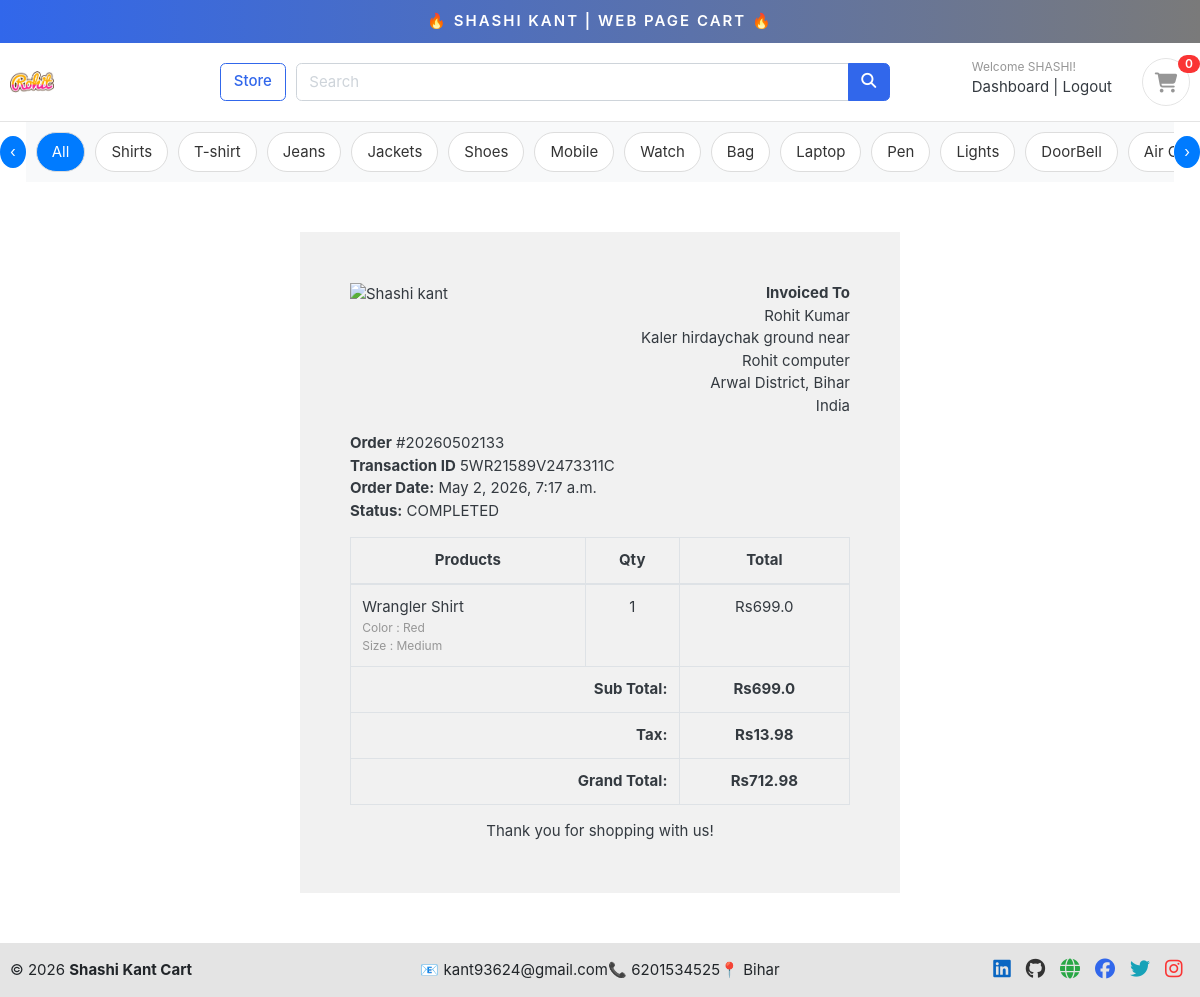
The app's page /accounts/order_detail/20260502133/ (signed in) with its own data.
### accounts/models.py (models this page shows, shortened)
class Account(AbstractBaseUser):
    first_name = models.CharField(max_length=50)
    last_name = models.CharField(max_length=50)
    username = models.CharField(max_length=50, unique=True)
    email = models.EmailField(max_length=50, unique=True)
    phone_number = models.CharField(max_length=50)
    date_joined = models.DateTimeField(auto_now_add=True)
    last_login = models.DateTimeField(auto_now=True)   # ✅ better
    is_admin = models.BooleanField(default=False)
    is_active = models.BooleanField(default=True)      # ✅ duplicate remove + True
    is_staff = models.BooleanField(default=False)      # ✅ missing field add
    is_superadmin = models.BooleanField(default=False)
    USERNAME_FIELD = "email"
    REQUIRED_FIELDS = ["username", "first_name", "last_name"]   # ✅ spaces fixed
    objects = MyAccounManager()

### category/models.py (models this page shows, shortened)
class Category(models.Model):
    category_name = models.CharField(max_length=100,unique=True)
    slug = models.SlugField(max_length=100, unique=True)
    description = models.TextField(max_length=255,blank=True)
    cat_image = models.ImageField(upload_to='photos/categories', blank=True)
    class Meta:
        verbose_name = 'category'
        verbose_name_plural = 'categories'
    def get_url(self):
            return reverse("products_by_category",args=[self.slug])

### orders/models.py (models this page shows, shortened)
class Order(models.Model):
    STATUS = (
        ('New', 'New'),
        ('Accepted', 'Accepted'),
        ('Completed', 'Completed'),
        ('Cancelled', 'Cancelled'),
    )
    user = models.ForeignKey(Account, on_delete=models.SET_NULL, null=True)
    payment = models.ForeignKey(Payment, on_delete=models.SET_NULL, blank=True, null=True)
    order_number = models.CharField(max_length=20)
    first_name = models.CharField(max_length=50)
    last_name = models.CharField(max_length=50)
    phone = models.CharField(max_length=15)
    email = models.EmailField(max_length=50)
    address_line_1 = models.CharField(max_length=50)
    address_line_2 = models.CharField(max_length=50, blank=True)
    country = models.CharField(max_length=50)
    state = models.CharField(max_length=50)
    city = models.CharField(max_length=50)
    order_note = models.CharField(max_length=100, blank=True)
    order_total = models.FloatField()
    tax = models.FloatField()
    status = models.CharField(max_length=10, choices=STATUS, default='New')
    ip = models.CharField(blank=True, max_length=20)
    is_ordered = models.BooleanField(default=False)
    created_at = models.DateTimeField(auto_now_add=True)
    updated_at = models.DateTimeField(auto_now=True)
    def full_name(self):
        return f'{self.first_name} {self.last_name}'
    def full_address(self):
        return f'{self.address_line_1} {self.address_line_2}'

class Payment(models.Model):
    user = models.ForeignKey(Account, on_delete=models.CASCADE)
    payment_id = models.CharField(max_length=100)
    payment_method = models.CharField(max_length=100)
    amount_paid = models.CharField(max_length=100) # this is the total amount paid
    status = models.CharField(max_length=100)
    created_at = models.DateTimeField(auto_now_add=True)

class OrderProduct(models.Model):
    order = models.ForeignKey(Order, on_delete=models.CASCADE)
    payment = models.ForeignKey(Payment, on_delete=models.SET_NULL, blank=True, null=True)
    user = models.ForeignKey(Account, on_delete=models.CASCADE)
    product = models.ForeignKey(Product, on_delete=models.CASCADE)
    variations = models.ManyToManyField(Variation, blank=True)
    quantity = models.IntegerField()
    product_price = models.FloatField()
    ordered = models.BooleanField(default=False)
    created_at = models.DateTimeField(auto_now_add=True)
    updated_at = models.DateTimeField(auto_now=True)

### store/models.py (models this page shows, shortened)
class Product(models.Model):
    product_name = models.CharField(max_length=200, unique=True)
    slug = models.SlugField(max_length=200, unique=True)
    description = models.TextField(max_length=500, blank=True)
    price = models.IntegerField()
    images = models.ImageField(upload_to='photos/products')
    stock = models.IntegerField()
    is_available = models.BooleanField(default=True)
    category = models.ForeignKey(Category, on_delete=models.CASCADE)
    created_date = models.DateTimeField(auto_now_add=True)
    modified_date = models.DateTimeField(auto_now=True)

class Variation(models.Model):
    product = models.ForeignKey(Product, on_delete=models.CASCADE)
    variation_category = models.CharField(max_length=100, choices=variation_category_choice)
    variation_value     = models.CharField(max_length=100)
    is_active           = models.BooleanField(default=True)
    created_date        = models.DateTimeField(auto_now=True)
    objects = VariationManager()

### accounts/views.py (the view)
# urls.py: path('order_detail/<int:order_id>/', views.order_detail, name='order_detail'),
@login_required(login_url='login')
def order_detail(request, order_id):
    order_detail = OrderProduct.objects.filter(order__order_number=order_id)
    order = Order.objects.get(order_number=order_id)
    subtotal = 0
    for i in order_detail:
        subtotal += i.product_price * i.quantity
    context = {
        'order_detail': order_detail,
        'order': order,
        'subtotal': subtotal,
    }
    return render(request, 'accounts/order_detail.html', context)

### carts/context_processors.py (called while the page is built)
def counter(request):
    cart_count = 0
    if 'admin' in request.path:
        return {}
    else:
        try:
            cart = Cart.objects.filter(cart_id=_cart_id(request))
            if request.user.is_authenticated:
                cart_items = CartItem.objects.all().filter(user=request.user)
            else:
                cart_items = CartItem.objects.all().filter(cart=cart[:1])
            for cart_item in cart_items:
                cart_count += cart_item.quantity
        except Cart.DoesNotExist:
            cart_count = 0
    return dict(cart_count=cart_count)

### carts/views.py (called while the page is built)
def _cart_id(request):
    if not request.session.session_key:
        request.session.create()
    return request.session.session_key

### category/context_processors.py (called while the page is built)
def menu_links(request):
    links = Category.objects.all()
    return dict(links=links)

### templates/accounts/order_detail.html
{% extends 'base.html' %}
{% load static %}
{% block content %}
<div class="container" style="margin: 0 auto;width: 50%;padding: 50px;background: #f1f1f1;margin-top: 50px;margin-bottom: 50px;">
    <div class="row invoice row-printable">
        <div class="col-md-12">
            <div class="panel panel-default plain" id="dash_0">
                <div class="panel-body p30">
                    <div class="row">
                        <div class="col-lg-6">
                            <div class="invoice-logo"><img src="#" alt="Shashi kant" style="max-height: 40px;"></div>
                        </div>
                        <div class="col-lg-6">
                            <div class="invoice-from">
                                <ul class="list-unstyled text-right">
                                    <li><strong>Invoiced To</strong></li>
                                    <li>{{order.full_name}}</li>
                                    <li>{{order.full_address}}</li>
                                    <li>{{order.city}}, {{order.state}}</li>
                                    <li>{{order.country}}</li>
                                </ul>
                            </div>
                        </div>
                        <div class="col-lg-12">
                            <div class="invoice-details mt25">
                                <div class="well">
                                    <ul class="list-unstyled mb0">
                                        <li><strong>Order</strong> #{{order.order_number}}</li>
                                        <li><strong>Transaction ID</strong> {{order.payment.payment_id}}</li>
                                        <li><strong>Order Date:</strong> {{order.created_at}}</li>
                                        <li><strong>Status:</strong> {{order.payment.status}}</li>
                                    </ul>
                                </div>
                            </div>
                            <div class="invoice-items">
                                <div class="table-responsive" style="overflow: hidden; outline: none;" tabindex="0">
                                    <table class="table table-bordered">
                                        <thead>
                                            <tr>
                                                <th class="per70 text-center">Products</th>
                                                <th class="per5 text-center">Qty</th>
                                                <th class="per25 text-center">Total</th>
                                            </tr>
                                        </thead>
                                        <tbody>
                                          {% for item in order_detail %}
                                            <tr>
                                                <td>{{item.product.product_name}}
                                                  <p class="text-muted small">
                                          					{% if item.variations.all %}
                                          						{% for i in item.variations.all %}
                                          							{{ i.variation_category | capfirst }} : {{ i.variation_value | capfirst }} <br>
                                          						{% endfor %}
                                          					{% endif %}
                                          				</p>
                                                </td>
                                                <td class="text-center">{{item.quantity}}</td>
                                                <td class="text-center">Rs{{item.product_price}} </td>
                                            </tr>
                                          {% endfor %}
                                        </tbody>
                                        <tfoot>
                                            <tr>
                                                <th colspan="2" class="text-right">Sub Total:</th>
                                                <th class="text-center">Rs{{subtotal}} </th>
                                            </tr>
                                            <tr>
                                                <th colspan="2" class="text-right">Tax:</th>
                                                <th class="text-center">Rs{{order.tax}} </th>
                                            </tr>
                                            <tr>
                                                <th colspan="2" class="text-right">Grand Total:</th>
                                                <th class="text-center">Rs{{order.order_total}} </th>
                                            </tr>
                                        </tfoot>
                                    </table>
                                </div>
                            </div>
                            <div class="invoice-footer mt25">
                                <p class="text-center">Thank you for shopping with us!</p>
                            </div>
                        </div>
                    </div>
                </div>
            </div>
        </div>
    </div>
    </div>
{% endblock %}

### templates/includes/navbar.html (shortened to what this page needs)
{% load static %}
<div class="container-fluid" style="text-align:center;background-image: linear-gradient(to right, #3167EB , #7A7A7A);padding:10px;font-weight: 600;position:sticky;top:0;z-index:999;">
<a href="#" style="color: white;text-transform: uppercase;letter-spacing: 2px;"><span>&#x1F525</span> Shashi Kant  | Web Page Cart <span>&#x1F525</span></a>
</div>
<header class="section-header">
<section class="header-main border-bottom">
  <div class="container">
<div class="row align-items-center">
  <div class="col-lg-2 col-md-3 col-6">
    <a href="{% url 'home' %}" class="brand-wrap">
      <img class="logo" src="{% static 'images/items/102.jpg' %}">
    </a>
  </div>
  <a href="{% url 'store' %}" class="btn btn-outline-primary">Store</a>
  <div class="col-lg  col-md-6 col-sm-12 col">
    <form action="{% url 'search' %}" class="search" method='GET'>
      <div class="input-group w-100">
          <input type="text" class="form-control" style="width:60%;" placeholder="Search" name="keyword" required>
          <div class="input-group-append">
            <button class="btn btn-primary" type="submit">
              <i class="fa fa-search"></i>
            </button>
          </div>
        </div>
    </form>
  </div>
  <div class="col-lg-3 col-sm-6 col-8 order-2 order-lg-3">
        <div class="d-flex justify-content-end mb-3 mb-lg-0">
          {% if user.id is None %}
          <div class="widget-header">
            <small class="title text-muted">Welcome guest!</small>
            <div>
              <a href="{% url 'login' %}">Sign in</a> <span class="dark-transp"> | </span>
              <a href="{% url 'register' %}"> Register</a>
            </div>
          </div>
          {% else %}
          <div class="widget-header">
            <small class="title text-muted">Welcome {{user.first_name}}!</small>
            <div>
              <a href="{% url 'dashboard' %}">Dashboard</a> <span class="dark-transp"> | </span>
              <a href="{% url 'logout' %}"> Logout</a>
            </div>
          </div>
          {% endif %}
          <a href="{% url 'cart' %}" class="widget-header pl-3 ml-3">
            <div class="icon icon-sm rounded-circle border"><i class="fa fa-shopping-cart"></i></div>
            <span class="badge badge-pill badge-danger notify">{{cart_count}}</span>
          </a>
        </div>
      </div>
</div>
  </div>
</section>
<div class="cat-wrapper">
    <button class="scroll-btn left" onclick="scrollCat(-200)">‹</button>
    <div class="category-bar" id="catBar">
        <a href="{% url 'store' %}" class="cat-item active">All</a>
        {% for category in links %}
            <a href="{{ category.get_url }}" class="cat-item">
                {{ category.category_name }}
            </a>
        {% endfor %}
    </div>
    <button class="scroll-btn right" onclick="scrollCat(200)">›</button>
</div>
</header>

### ecommerce2/static/css/ui.css (style rules this page uses)
html { font-family: "Inter", sans-serif; font-size: 15px; }
.icon-xs, .icon-sm, .icon-md, .icon-lg { display: inline-block; text-align: center; flex-shrink: 0; flex-grow: 0; }
.icon-sm { width: 48px; height: 48px; line-height: 48px !important; font-size: 20px; }
p:last-child { margin-bottom: 0; }
.header-main { position: relative; padding-top: 1rem; padding-bottom: 1rem; }
.brand-wrap .logo, .navbar-brand .logo { margin-right: 7px; max-height: 42px; display: inline-block; }
.widget-header { display: inline-block; vertical-align: middle; position: relative; }
.widget-header a { color: #343a40; }
.widget-header i { color: #969696; }
.widget-header .title { display: block; }
.widget-header .notify { position: absolute; top: -3px; right: -10px; }
[class*=list-] li:after { visibility: hidden; display: block; content: ""; overflow: hidden; height: 0; clear: both; }
.notify { position: absolute; top: -4px; right: -10px; display: inline-block; padding: 0.25em 0.6em; font-size: 12px; line-height: 1; text-align: center; border-radius: 3rem; color: #fff; background-color: #fa3434; }

### templates/includes/navbar.html (style rules this page uses)
.cat-wrapper { display: flex; align-items: center; overflow: hidden; }
.category-bar { display: flex; gap: 10px; padding: 10px; background: #f8f9fa; overflow-x: auto; white-space: nowrap; scroll-behavior: smooth; flex: 1; }
.category-bar { -ms-overflow-style: none; scrollbar-width: none; }
.cat-item { flex: 0 0 auto; text-decoration: none; background: #fff; padding: 8px 15px; border-radius: 20px; border: 1px solid #ddd; color: #333; transition: 0.3s; }
.cat-item.active { background: #007bff; color: #fff; }
.scroll-btn { border: none; background: #007bff; color: white; padding: 5px 10px; cursor: pointer; border-radius: 50%; }

### records on screen
Account: first_name "SHASHI"
Category: category_name "Shirts"
Category: category_name "T-shirt"
Category: category_name "Jeans"
Category: category_name "Jackets"
Category: category_name "Shoes"
Category: category_name "Mobile"
Category: category_name "Watch"
Category: category_name "Bag"
Category: category_name "Laptop"
Category: category_name "Pen"
Category: category_name "Lights"
Category: category_name "DoorBell"
Category: category_name "Air…"
Order: full_name "Rohit Kumar", full_address "Kaler hirdaychak ground near Rohit computer", city "Arwal District", state "Bihar", country "India", order_number "20260502133", payment.payment_id "5WR21589V2473311C", created_at "May 2, 2026, 7:17 a.m.", payment.status "COMPLETED", tax "13.98", order_total "712.98"
OrderProduct: product.product_name "Wrangler Shirt", quantity "1", product_price "699.0"
Variation: variation_category "Color", variation_value "Red"
Variation: variation_category "Size", variation_value "Medium"

### other values on screen
{{ cart_count }} "0"
{{ subtotal }} "699.0"
